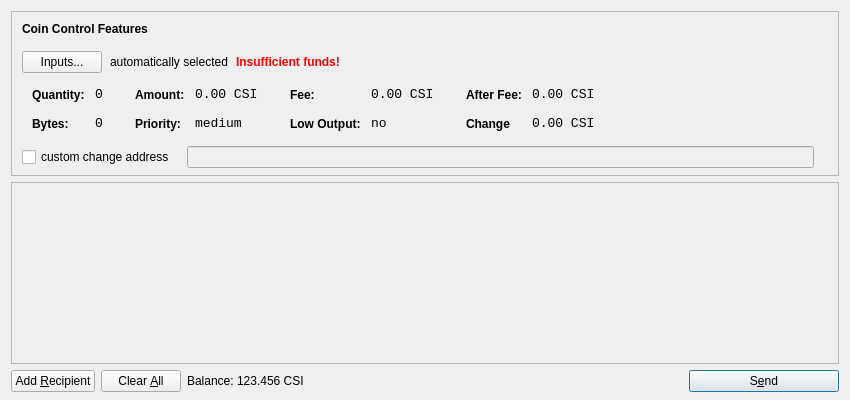
<?xml version="1.0" encoding="UTF-8"?>
<ui version="4.0">
 <class>SendCoinsDialog</class>
 <widget class="QDialog" name="SendCoinsDialog">
  <property name="geometry">
   <rect>
    <x>0</x>
    <y>0</y>
    <width>850</width>
    <height>400</height>
   </rect>
  </property>
  <property name="windowTitle">
   <string>Send Coins</string>
  </property>
  <layout class="QVBoxLayout" name="verticalLayout" stretch="0,1,0">
   <property name="bottomMargin">
    <number>8</number>
   </property>
   <item>
    <widget class="QFrame" name="frameCoinControl">
     <property name="sizePolicy">
      <sizepolicy hsizetype="Expanding" vsizetype="Expanding">
       <horstretch>0</horstretch>
       <verstretch>0</verstretch>
      </sizepolicy>
     </property>
     <property name="maximumSize">
      <size>
       <width>16777215</width>
       <height>16777215</height>
      </size>
     </property>
     <property name="frameShape">
      <enum>QFrame::StyledPanel</enum>
     </property>
     <property name="frameShadow">
      <enum>QFrame::Sunken</enum>
     </property>
     <layout class="QVBoxLayout" name="verticalLayoutCoinControl2">
      <property name="spacing">
       <number>-1</number>
      </property>
      <property name="leftMargin">
       <number>0</number>
      </property>
      <property name="topMargin">
       <number>0</number>
      </property>
      <property name="rightMargin">
       <number>0</number>
      </property>
      <property name="bottomMargin">
       <number>6</number>
      </property>
      <item>
       <layout class="QVBoxLayout" name="verticalLayoutCoinControl" stretch="0,0,0,0,1">
        <property name="spacing">
         <number>0</number>
        </property>
        <property name="leftMargin">
         <number>10</number>
        </property>
        <property name="topMargin">
         <number>10</number>
        </property>
        <item>
         <layout class="QHBoxLayout" name="horizontalLayoutCoinControl1">
          <property name="bottomMargin">
           <number>15</number>
          </property>
          <item>
           <widget class="QLabel" name="labelCoinControlFeatures">
            <property name="sizePolicy">
             <sizepolicy hsizetype="Preferred" vsizetype="Maximum">
              <horstretch>0</horstretch>
              <verstretch>0</verstretch>
             </sizepolicy>
            </property>
            <property name="font">
             <font>
              <weight>75</weight>
              <bold>true</bold>
             </font>
            </property>
            <property name="styleSheet">
             <string notr="true">font-weight:bold;</string>
            </property>
            <property name="text">
             <string>Coin Control Features</string>
            </property>
           </widget>
          </item>
         </layout>
        </item>
        <item>
         <layout class="QHBoxLayout" name="horizontalLayoutCoinControl2" stretch="0,0,0,0">
          <property name="spacing">
           <number>8</number>
          </property>
          <property name="bottomMargin">
           <number>10</number>
          </property>
          <item>
           <widget class="QPushButton" name="pushButtonCoinControl">
            <property name="styleSheet">
             <string notr="true"/>
            </property>
            <property name="text">
             <string>Inputs...</string>
            </property>
           </widget>
          </item>
          <item>
           <widget class="QLabel" name="labelCoinControlAutomaticallySelected">
            <property name="text">
             <string>automatically selected</string>
            </property>
            <property name="margin">
             <number>5</number>
            </property>
           </widget>
          </item>
          <item>
           <widget class="QLabel" name="labelCoinControlInsuffFunds">
            <property name="font">
             <font>
              <weight>75</weight>
              <bold>true</bold>
             </font>
            </property>
            <property name="styleSheet">
             <string notr="true">color:red;font-weight:bold;</string>
            </property>
            <property name="text">
             <string>Insufficient funds!</string>
            </property>
            <property name="margin">
             <number>5</number>
            </property>
           </widget>
          </item>
          <item>
           <spacer name="horizontalSpacerCoinControl">
            <property name="orientation">
             <enum>Qt::Horizontal</enum>
            </property>
            <property name="sizeHint" stdset="0">
             <size>
              <width>40</width>
              <height>1</height>
             </size>
            </property>
           </spacer>
          </item>
         </layout>
        </item>
        <item>
         <widget class="QWidget" name="widgetCoinControl" native="true">
          <property name="sizePolicy">
           <sizepolicy hsizetype="Preferred" vsizetype="Preferred">
            <horstretch>0</horstretch>
            <verstretch>0</verstretch>
           </sizepolicy>
          </property>
          <property name="minimumSize">
           <size>
            <width>0</width>
            <height>0</height>
           </size>
          </property>
          <property name="styleSheet">
           <string notr="true"/>
          </property>
          <layout class="QHBoxLayout" name="horizontalLayoutCoinControl5">
           <property name="margin">
            <number>0</number>
           </property>
           <item>
            <layout class="QHBoxLayout" name="horizontalLayoutCoinControl3" stretch="0,0,0,1">
             <property name="spacing">
              <number>20</number>
             </property>
             <property name="topMargin">
              <number>0</number>
             </property>
             <property name="bottomMargin">
              <number>10</number>
             </property>
             <item>
              <layout class="QFormLayout" name="formLayoutCoinControl1">
               <property name="horizontalSpacing">
                <number>10</number>
               </property>
               <property name="verticalSpacing">
                <number>14</number>
               </property>
               <property name="leftMargin">
                <number>10</number>
               </property>
               <property name="topMargin">
                <number>4</number>
               </property>
               <property name="rightMargin">
                <number>6</number>
               </property>
               <item row="0" column="0">
                <widget class="QLabel" name="labelCoinControlQuantityText">
                 <property name="styleSheet">
                  <string notr="true">font-weight:bold;</string>
                 </property>
                 <property name="text">
                  <string>Quantity:</string>
                 </property>
                 <property name="margin">
                  <number>0</number>
                 </property>
                </widget>
               </item>
               <item row="0" column="1">
                <widget class="QLabel" name="labelCoinControlQuantity">
                 <property name="font">
                  <font>
                   <family>Monospace</family>
                   <pointsize>10</pointsize>
                  </font>
                 </property>
                 <property name="cursor">
                  <cursorShape>IBeamCursor</cursorShape>
                 </property>
                 <property name="contextMenuPolicy">
                  <enum>Qt::ActionsContextMenu</enum>
                 </property>
                 <property name="text">
                  <string>0</string>
                 </property>
                 <property name="margin">
                  <number>0</number>
                 </property>
                 <property name="textInteractionFlags">
                  <set>Qt::LinksAccessibleByMouse|Qt::TextSelectableByKeyboard|Qt::TextSelectableByMouse</set>
                 </property>
                </widget>
               </item>
               <item row="1" column="0">
                <widget class="QLabel" name="labelCoinControlBytesText">
                 <property name="styleSheet">
                  <string notr="true">font-weight:bold;</string>
                 </property>
                 <property name="text">
                  <string>Bytes:</string>
                 </property>
                </widget>
               </item>
               <item row="1" column="1">
                <widget class="QLabel" name="labelCoinControlBytes">
                 <property name="font">
                  <font>
                   <family>Monospace</family>
                   <pointsize>10</pointsize>
                  </font>
                 </property>
                 <property name="cursor">
                  <cursorShape>IBeamCursor</cursorShape>
                 </property>
                 <property name="contextMenuPolicy">
                  <enum>Qt::ActionsContextMenu</enum>
                 </property>
                 <property name="text">
                  <string>0</string>
                 </property>
                 <property name="textInteractionFlags">
                  <set>Qt::LinksAccessibleByMouse|Qt::TextSelectableByKeyboard|Qt::TextSelectableByMouse</set>
                 </property>
                </widget>
               </item>
              </layout>
             </item>
             <item>
              <layout class="QFormLayout" name="formLayoutCoinControl2">
               <property name="horizontalSpacing">
                <number>10</number>
               </property>
               <property name="verticalSpacing">
                <number>14</number>
               </property>
               <property name="leftMargin">
                <number>6</number>
               </property>
               <property name="topMargin">
                <number>4</number>
               </property>
               <property name="rightMargin">
                <number>6</number>
               </property>
               <item row="0" column="0">
                <widget class="QLabel" name="labelCoinControlAmountText">
                 <property name="styleSheet">
                  <string notr="true">font-weight:bold;</string>
                 </property>
                 <property name="text">
                  <string>Amount:</string>
                 </property>
                 <property name="margin">
                  <number>0</number>
                 </property>
                </widget>
               </item>
               <item row="0" column="1">
                <widget class="QLabel" name="labelCoinControlAmount">
                 <property name="font">
                  <font>
                   <family>Monospace</family>
                   <pointsize>10</pointsize>
                  </font>
                 </property>
                 <property name="cursor">
                  <cursorShape>IBeamCursor</cursorShape>
                 </property>
                 <property name="contextMenuPolicy">
                  <enum>Qt::ActionsContextMenu</enum>
                 </property>
                 <property name="text">
                  <string notr="true">0.00 CSI</string>
                 </property>
                 <property name="textInteractionFlags">
                  <set>Qt::LinksAccessibleByMouse|Qt::TextSelectableByKeyboard|Qt::TextSelectableByMouse</set>
                 </property>
                </widget>
               </item>
               <item row="1" column="0">
                <widget class="QLabel" name="labelCoinControlPriorityText">
                 <property name="styleSheet">
                  <string notr="true">font-weight:bold;</string>
                 </property>
                 <property name="text">
                  <string>Priority:</string>
                 </property>
                </widget>
               </item>
               <item row="1" column="1">
                <widget class="QLabel" name="labelCoinControlPriority">
                 <property name="font">
                  <font>
                   <family>Monospace</family>
                   <pointsize>10</pointsize>
                  </font>
                 </property>
                 <property name="cursor">
                  <cursorShape>IBeamCursor</cursorShape>
                 </property>
                 <property name="contextMenuPolicy">
                  <enum>Qt::ActionsContextMenu</enum>
                 </property>
                 <property name="text">
                  <string>medium</string>
                 </property>
                 <property name="textInteractionFlags">
                  <set>Qt::LinksAccessibleByMouse|Qt::TextSelectableByKeyboard|Qt::TextSelectableByMouse</set>
                 </property>
                </widget>
               </item>
              </layout>
             </item>
             <item>
              <layout class="QFormLayout" name="formLayoutCoinControl3">
               <property name="horizontalSpacing">
                <number>10</number>
               </property>
               <property name="verticalSpacing">
                <number>14</number>
               </property>
               <property name="leftMargin">
                <number>6</number>
               </property>
               <property name="topMargin">
                <number>4</number>
               </property>
               <property name="rightMargin">
                <number>6</number>
               </property>
               <item row="0" column="0">
                <widget class="QLabel" name="labelCoinControlFeeText">
                 <property name="styleSheet">
                  <string notr="true">font-weight:bold;</string>
                 </property>
                 <property name="text">
                  <string>Fee:</string>
                 </property>
                 <property name="margin">
                  <number>0</number>
                 </property>
                </widget>
               </item>
               <item row="0" column="1">
                <widget class="QLabel" name="labelCoinControlFee">
                 <property name="font">
                  <font>
                   <family>Monospace</family>
                   <pointsize>10</pointsize>
                  </font>
                 </property>
                 <property name="cursor">
                  <cursorShape>IBeamCursor</cursorShape>
                 </property>
                 <property name="contextMenuPolicy">
                  <enum>Qt::ActionsContextMenu</enum>
                 </property>
                 <property name="text">
                  <string notr="true">0.00 CSI</string>
                 </property>
                 <property name="textInteractionFlags">
                  <set>Qt::LinksAccessibleByMouse|Qt::TextSelectableByKeyboard|Qt::TextSelectableByMouse</set>
                 </property>
                </widget>
               </item>
               <item row="1" column="0">
                <widget class="QLabel" name="labelCoinControlLowOutputText">
                 <property name="styleSheet">
                  <string notr="true">font-weight:bold;</string>
                 </property>
                 <property name="text">
                  <string>Low Output:</string>
                 </property>
                </widget>
               </item>
               <item row="1" column="1">
                <widget class="QLabel" name="labelCoinControlLowOutput">
                 <property name="font">
                  <font>
                   <family>Monospace</family>
                   <pointsize>10</pointsize>
                  </font>
                 </property>
                 <property name="cursor">
                  <cursorShape>IBeamCursor</cursorShape>
                 </property>
                 <property name="contextMenuPolicy">
                  <enum>Qt::ActionsContextMenu</enum>
                 </property>
                 <property name="text">
                  <string>no</string>
                 </property>
                 <property name="textInteractionFlags">
                  <set>Qt::LinksAccessibleByMouse|Qt::TextSelectableByKeyboard|Qt::TextSelectableByMouse</set>
                 </property>
                </widget>
               </item>
              </layout>
             </item>
             <item>
              <layout class="QFormLayout" name="formLayoutCoinControl4">
               <property name="horizontalSpacing">
                <number>10</number>
               </property>
               <property name="verticalSpacing">
                <number>14</number>
               </property>
               <property name="leftMargin">
                <number>6</number>
               </property>
               <property name="topMargin">
                <number>4</number>
               </property>
               <property name="rightMargin">
                <number>6</number>
               </property>
               <item row="0" column="0">
                <widget class="QLabel" name="labelCoinControlAfterFeeText">
                 <property name="styleSheet">
                  <string notr="true">font-weight:bold;</string>
                 </property>
                 <property name="text">
                  <string>After Fee:</string>
                 </property>
                 <property name="margin">
                  <number>0</number>
                 </property>
                </widget>
               </item>
               <item row="0" column="1">
                <widget class="QLabel" name="labelCoinControlAfterFee">
                 <property name="font">
                  <font>
                   <family>Monospace</family>
                   <pointsize>10</pointsize>
                  </font>
                 </property>
                 <property name="cursor">
                  <cursorShape>IBeamCursor</cursorShape>
                 </property>
                 <property name="contextMenuPolicy">
                  <enum>Qt::ActionsContextMenu</enum>
                 </property>
                 <property name="text">
                  <string notr="true">0.00 CSI</string>
                 </property>
                 <property name="textInteractionFlags">
                  <set>Qt::LinksAccessibleByMouse|Qt::TextSelectableByKeyboard|Qt::TextSelectableByMouse</set>
                 </property>
                </widget>
               </item>
               <item row="1" column="0">
                <widget class="QLabel" name="labelCoinControlChangeText">
                 <property name="styleSheet">
                  <string notr="true">font-weight:bold;</string>
                 </property>
                 <property name="text">
                  <string>Change</string>
                 </property>
                </widget>
               </item>
               <item row="1" column="1">
                <widget class="QLabel" name="labelCoinControlChange">
                 <property name="font">
                  <font>
                   <family>Monospace</family>
                   <pointsize>10</pointsize>
                  </font>
                 </property>
                 <property name="cursor">
                  <cursorShape>IBeamCursor</cursorShape>
                 </property>
                 <property name="contextMenuPolicy">
                  <enum>Qt::ActionsContextMenu</enum>
                 </property>
                 <property name="text">
                  <string notr="true">0.00 CSI</string>
                 </property>
                 <property name="textInteractionFlags">
                  <set>Qt::LinksAccessibleByMouse|Qt::TextSelectableByKeyboard|Qt::TextSelectableByMouse</set>
                 </property>
                </widget>
               </item>
              </layout>
             </item>
            </layout>
           </item>
          </layout>
         </widget>
        </item>
        <item>
         <layout class="QHBoxLayout" name="horizontalLayoutCoinControl4" stretch="0,0,0">
          <property name="spacing">
           <number>12</number>
          </property>
          <property name="sizeConstraint">
           <enum>QLayout::SetDefaultConstraint</enum>
          </property>
          <property name="topMargin">
           <number>5</number>
          </property>
          <property name="rightMargin">
           <number>5</number>
          </property>
          <item>
           <widget class="QCheckBox" name="checkBoxCoinControlChange">
            <property name="text">
             <string>custom change address</string>
            </property>
           </widget>
          </item>
          <item>
           <widget class="QLineEdit" name="lineEditCoinControlChange">
            <property name="enabled">
             <bool>false</bool>
            </property>
            <property name="sizePolicy">
             <sizepolicy hsizetype="Expanding" vsizetype="Fixed">
              <horstretch>0</horstretch>
              <verstretch>0</verstretch>
             </sizepolicy>
            </property>
           </widget>
          </item>
          <item>
           <widget class="QLabel" name="labelCoinControlChangeLabel">
            <property name="sizePolicy">
             <sizepolicy hsizetype="Preferred" vsizetype="Expanding">
              <horstretch>0</horstretch>
              <verstretch>0</verstretch>
             </sizepolicy>
            </property>
            <property name="minimumSize">
             <size>
              <width>0</width>
              <height>0</height>
             </size>
            </property>
            <property name="text">
             <string/>
            </property>
            <property name="margin">
             <number>3</number>
            </property>
           </widget>
          </item>
         </layout>
        </item>
        <item>
         <spacer name="verticalSpacerCoinControl">
          <property name="orientation">
           <enum>Qt::Vertical</enum>
          </property>
          <property name="sizeHint" stdset="0">
           <size>
            <width>800</width>
            <height>1</height>
           </size>
          </property>
         </spacer>
        </item>
       </layout>
      </item>
     </layout>
    </widget>
   </item>
   <item>
    <widget class="QScrollArea" name="scrollArea">
     <property name="widgetResizable">
      <bool>true</bool>
     </property>
     <widget class="QWidget" name="scrollAreaWidgetContents">
      <property name="geometry">
       <rect>
        <x>0</x>
        <y>0</y>
        <width>830</width>
        <height>165</height>
       </rect>
      </property>
      <layout class="QVBoxLayout" name="verticalLayout_2">
       <property name="margin">
        <number>0</number>
       </property>
       <item>
        <layout class="QVBoxLayout" name="entries">
         <property name="spacing">
          <number>6</number>
         </property>
        </layout>
       </item>
       <item>
        <spacer name="verticalSpacer">
         <property name="orientation">
          <enum>Qt::Vertical</enum>
         </property>
         <property name="sizeHint" stdset="0">
          <size>
           <width>20</width>
           <height>40</height>
          </size>
         </property>
        </spacer>
       </item>
      </layout>
     </widget>
    </widget>
   </item>
   <item>
    <layout class="QHBoxLayout" name="horizontalLayout">
     <item>
      <widget class="QPushButton" name="addButton">
       <property name="toolTip">
        <string>Send to multiple recipients at once</string>
       </property>
       <property name="text">
        <string>Add &amp;Recipient</string>
       </property>
       <property name="autoDefault">
        <bool>false</bool>
       </property>
      </widget>
     </item>
     <item>
      <widget class="QPushButton" name="clearButton">
       <property name="sizePolicy">
        <sizepolicy hsizetype="Minimum" vsizetype="Fixed">
         <horstretch>0</horstretch>
         <verstretch>0</verstretch>
        </sizepolicy>
       </property>
       <property name="toolTip">
        <string>Remove all transaction fields</string>
       </property>
       <property name="text">
        <string>Clear &amp;All</string>
       </property>
       <property name="autoRepeatDelay">
        <number>300</number>
       </property>
       <property name="autoDefault">
        <bool>false</bool>
       </property>
      </widget>
     </item>
     <item>
      <layout class="QHBoxLayout" name="horizontalLayout_2">
       <property name="spacing">
        <number>3</number>
       </property>
       <item>
        <widget class="QLabel" name="label">
         <property name="sizePolicy">
          <sizepolicy hsizetype="Preferred" vsizetype="Fixed">
           <horstretch>0</horstretch>
           <verstretch>0</verstretch>
          </sizepolicy>
         </property>
         <property name="text">
          <string>Balance:</string>
         </property>
        </widget>
       </item>
       <item>
        <widget class="QLabel" name="labelBalance">
         <property name="sizePolicy">
          <sizepolicy hsizetype="Preferred" vsizetype="Fixed">
           <horstretch>0</horstretch>
           <verstretch>0</verstretch>
          </sizepolicy>
         </property>
         <property name="cursor">
          <cursorShape>IBeamCursor</cursorShape>
         </property>
         <property name="text">
          <string notr="true">123.456 CSI</string>
         </property>
         <property name="textInteractionFlags">
          <set>Qt::LinksAccessibleByMouse|Qt::TextSelectableByKeyboard|Qt::TextSelectableByMouse</set>
         </property>
        </widget>
       </item>
      </layout>
     </item>
     <item>
      <spacer name="horizontalSpacer">
       <property name="orientation">
        <enum>Qt::Horizontal</enum>
       </property>
       <property name="sizeHint" stdset="0">
        <size>
         <width>40</width>
         <height>20</height>
        </size>
       </property>
      </spacer>
     </item>
     <item>
      <widget class="QPushButton" name="sendButton">
       <property name="minimumSize">
        <size>
         <width>150</width>
         <height>0</height>
        </size>
       </property>
       <property name="toolTip">
        <string>Confirm the send action</string>
       </property>
       <property name="text">
        <string>S&amp;end</string>
       </property>
       <property name="icon">
        <iconset resource="../bitcoin.qrc">
         <normaloff>:/icons/send</normaloff>:/icons/send</iconset>
       </property>
       <property name="default">
        <bool>true</bool>
       </property>
      </widget>
     </item>
    </layout>
   </item>
  </layout>
 </widget>
 <resources>
  <include location="../bitcoin.qrc"/>
 </resources>
 <connections/>
</ui>
